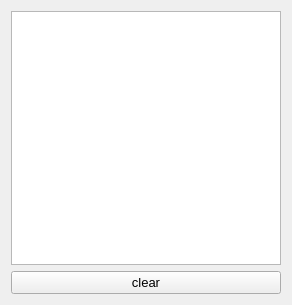
<?xml version="1.0" encoding="UTF-8"?>
<ui version="4.0">
 <author>Jim Morris</author>
 <class>LogForm</class>
 <widget class="QWidget" name="LogForm">
  <property name="geometry">
   <rect>
    <x>0</x>
    <y>0</y>
    <width>292</width>
    <height>305</height>
   </rect>
  </property>
  <property name="font">
   <font>
    <pointsize>6</pointsize>
   </font>
  </property>
  <layout class="QGridLayout">
   <item row="0" column="0" colspan="2">
    <widget class="QListWidget" name="log"/>
   </item>
   <item row="1" column="0" colspan="2">
    <widget class="QPushButton" name="clear">
     <property name="font">
      <font>
       <pointsize>10</pointsize>
      </font>
     </property>
     <property name="text">
      <string>clear</string>
     </property>
    </widget>
   </item>
  </layout>
  <action name="actionQuit">
   <property name="text">
    <string>Quit</string>
   </property>
  </action>
 </widget>
 <resources/>
 <connections/>
</ui>
